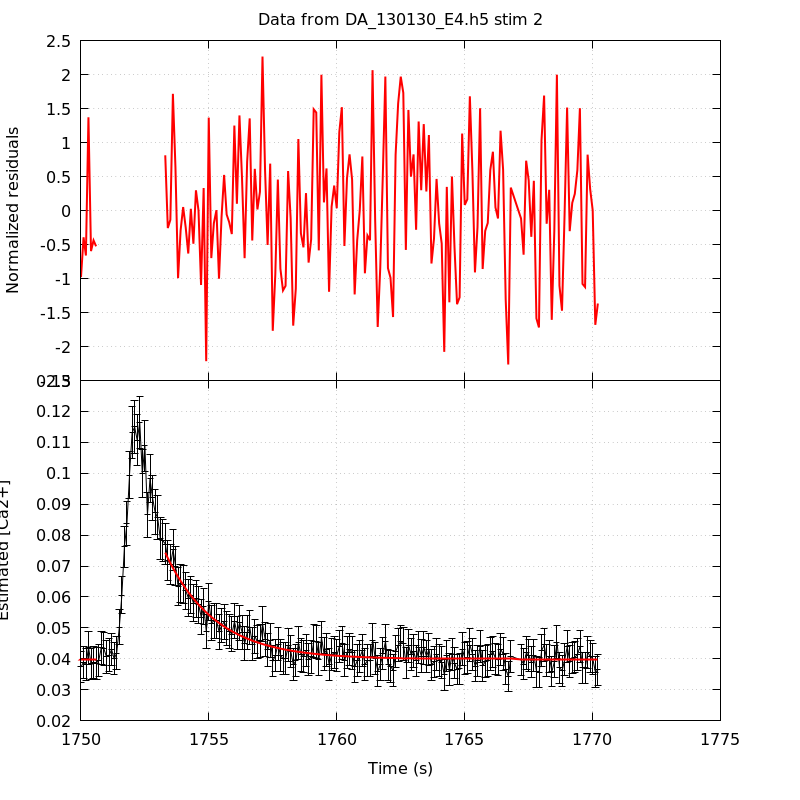

The gnuplot source for this figure:
unset key
set grid
set multiplot title 'Data from DA_130130_E4.h5 stim 2' noenhanced layout 2,1 margins 0.1,0.9,0.1,0.95 spacing 0,0
set ylabel 'Normalized residuals'
set xtics format ''
plot 'DA_130130_E4_aba_RatioFit_s2' using 1:4 with lines linecolor rgb 'red' linewidth 2
set format x '%g'
set xlabel 'Time (s)'
set ylabel 'Estimated [Ca2+]'
plot 'DA_130130_E4_aba_CaRatio_s2' using 1:2:($3*1.96) with yerrorlines \
     linecolor rgb 'black' linewidth 1,                \
     'DA_130130_E4_aba_RatioFit_s2' using 1:3 with lines linecolor rgb 'red'\
     linewidth 2
unset multiplot
